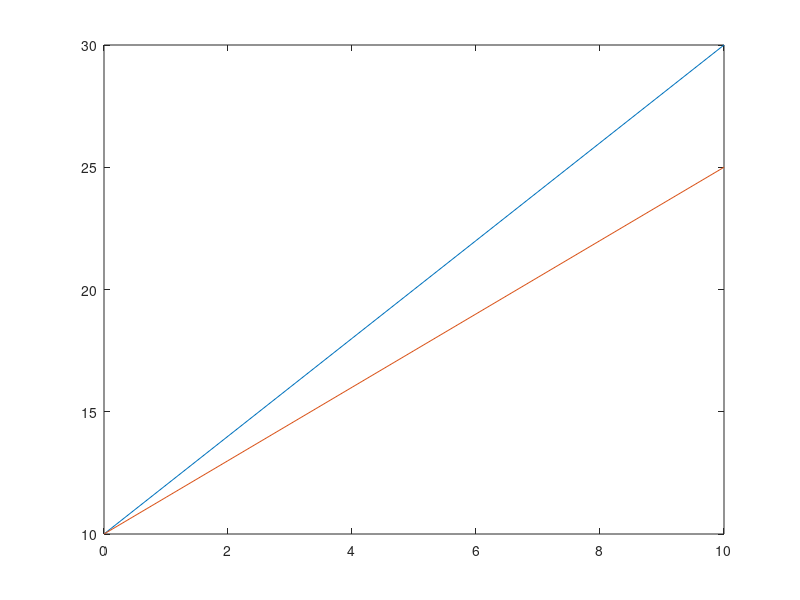

The MATLAB source for this figure:
clear;


f = @(m,c)@(x)m.*x+c;

f1 = f(2,10);


x = 0:10;

y = f1(x);

plot(x,y);

hold on

f2 = f(1.5,10);
y = f2(x);
plot(x,y);






 
 
 